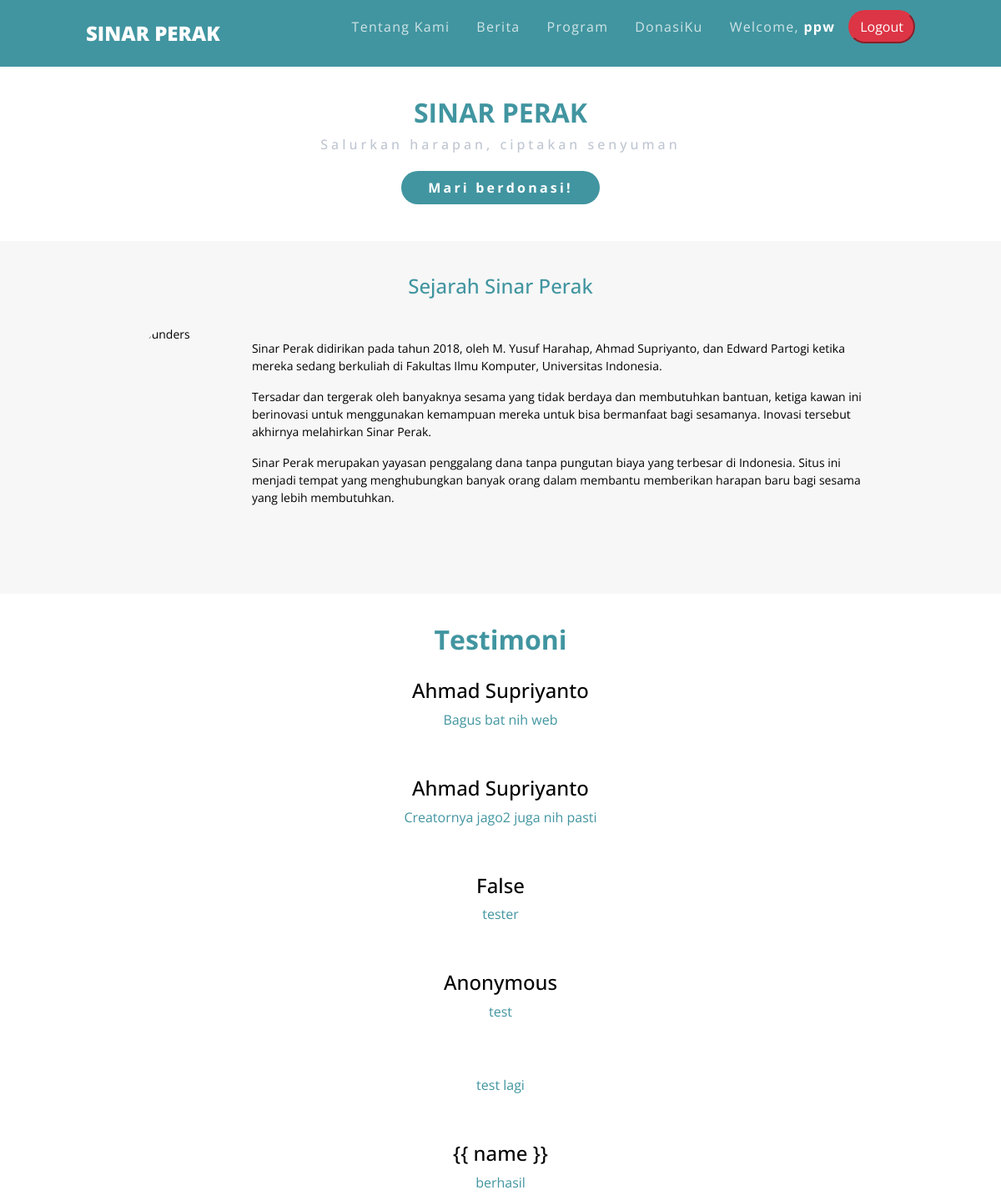
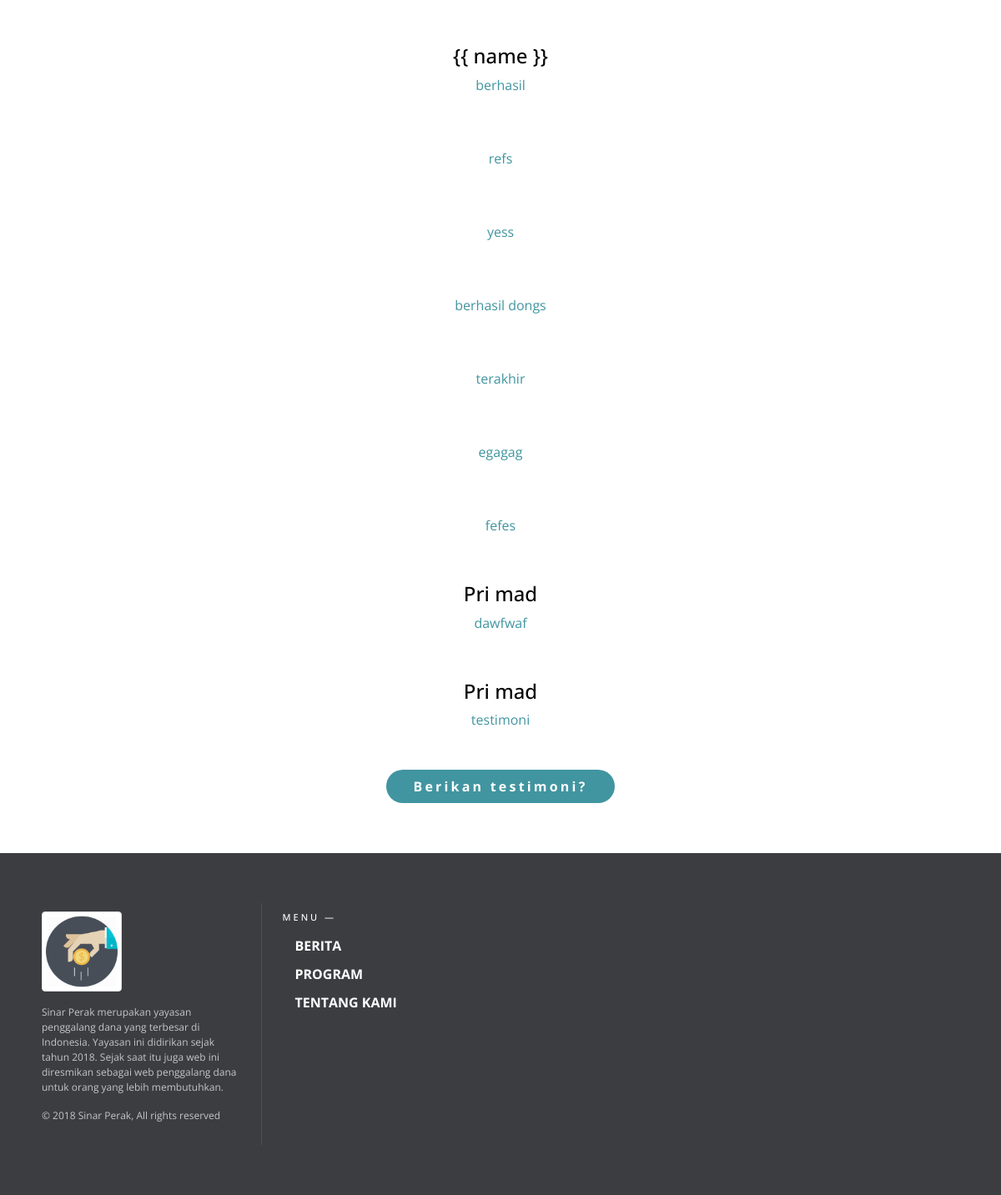
The page /about/ (signed in) on the database its author committed (2 pictures, top to bottom).
### AboutApp/models.py (models this page shows)
class testi_Model(models.Model):
    name = models.CharField(max_length=200)
    komenModel = models.TextField(max_length=1000)

### AboutApp/views.py (the view)
def aboutIndex(request):
    allTesti = testi_Model.objects.all()
    if request.user.is_authenticated:
        strNama = request.user.first_name + " " + request.user.last_name
        strNama = strNama.strip()
        request.session['name'] = strNama
        request.session['email'] = request.user.email
    if (request.method == "POST"):
        form = testi_form(request.POST)
    else:
        form = testi_form()
    if 'name' in request.session:
        form = testi_form(initial={'name':request.session['name']})
        response['nama'] = request.session['name']
    else:
        response['nama'] = ''
    return render(request, 'about.html', {'form':form, 'allTesti':allTesti, 'nama':response['nama']})

### AboutApp/templates/about.html (shortened to what this page needs)
{% load static %}
{% load staticfiles %}
<!DOCTYPE html>
<html>
<head>
	<link rel="stylesheet" href="{% static 'css/bootstrap.css' %}">
	<link rel="stylesheet" href="{% static 'css/style.css' %}">
</head>
<body>
    {% include 'navbar.html' %}
	<section id="title">
		<div class="container-fluid yusuf-max-width">
			<h2 align="center" style="padding-top:2rem;" align="center">SINAR PERAK</h2>
			<h6 align="center" style="color:#BFC6D1">Salurkan harapan, ciptakan senyuman</h6>
		</div>
		<div class="content">
			<div class="yusuf-container-konten text-center">
				<a class="btn btn-primary yusuf-isi-button border-0" href="/program/">
					<span class="yusuf-bold">Mari berdonasi!</span>
				</a>
            </div>
		</div>
	</section>
	<section class="about-history" id='history'>
	<div class="history-content">
		<h4 style="margin-bottom:2rem; text-align:center; color: #4195A0;">Sejarah Sinar Perak</h4>
		<div class="flex-content">
			<img class="rounded-img" src="https://www.youcaring.com/wp-content/themes/YC_homepage/assets/images/yc-founders.jpg" alt="Founders" />
			<div>
				<p>Sinar Perak didirikan pada tahun 2018, oleh M. Yusuf Harahap, Ahmad Supriyanto, dan Edward Partogi ketika mereka sedang berkuliah di Fakultas Ilmu Komputer, Universitas Indonesia.</p>
				<p>Tersadar dan tergerak oleh banyaknya sesama yang tidak berdaya dan membutuhkan bantuan, ketiga kawan ini berinovasi untuk menggunakan kemampuan mereka untuk bisa bermanfaat bagi sesamanya. Inovasi tersebut akhirnya melahirkan Sinar Perak.</p>
				<p>Sinar Perak merupakan yayasan penggalang dana tanpa pungutan biaya yang terbesar di Indonesia. Situs ini menjadi tempat yang menghubungkan banyak orang dalam membantu memberikan harapan baru bagi sesama yang lebih membutuhkan.</p>
			</div>
		</div>
	</div>
	</section>
	<section id="testimoni">
	<div>
		<div class="yusuf-max-width">
			<h2 class="text-center">Testimoni</h2>
			<section>
			{% if allTesti %}
			{% for testi in allTesti %}
			<div class="testimoni-content">
				<h4 class="text-center" style="color:black">{{ testi.name }}</h4>
				<div class="flex-content text-center">
					<div>
						<p>{{ testi.komenModel }}</p>
					</div>
				</div>
			</div>
			{% endfor %}
			{% endif %}
			</section>
			<section>
			<div class="yusuf-container-konten text-center">
				{% if user.is_authenticated %}
				<button type="button" class="btn btn-primary yusuf-isi-button border-0" id="ask-form">
				{% else %}
				<button type="button" class="btn btn-primary yusuf-isi-button border-0" id="ask-form-unlogged">
				{% endif %}
				<span class="yusuf-bold">Berikan testimoni?</span>
				</button>
			</div>
			</section>
		</div>
	</div>
	</section>
    {% include 'footer.html' %}
</body>
</html>

### templates/navbar.html (shortened to what this page needs)
<nav class="navbar navbar-expand-md navbar-dark">
  <div class="container-fluid yusuf-max-width">
    <a class="navbar-brand mr-auto" href="/">SINAR PERAK</a>
    <div class="collapse navbar-collapse" id="collapsibleNavbar">
      <ul class="navbar-nav ml-auto">
	  <li class="nav-item">
          <a class="nav-link" href="/about/">Tentang Kami</a>
        </li>
        <li class="nav-item">
          <a class="nav-link" href="/news/">Berita</a>
        </li>
        <li class="nav-item">
          <a class="nav-link" href="/program/">Program</a>
        </li>
        {% if user.is_authenticated %}
          <li class="nav-item">
            <a href="/donationList/" class="nav-link">
              DonasiKu
            </a>
          </li>
          <li class="nav-item">
            <p class="nav-link">Welcome, <span class="greet" style="color:white; font-weight: bold">{{ user }}</span></p>
          </li>
        {% endif %}
        {% block content %}
          {% if user.is_authenticated %}
            <li class="nav-item">
              <button type="button" class="btn btn-danger" onclick="location.href='{% url 'logoutapp' %}'">
                  Logout
              </button>
            </li>
          {% endif %}
        {% endblock %}
      </ul>
    </div>
  </div>
</nav>

### static/css/style.css (style rules this page uses)
html { scroll-behavior: smooth; }
body { font-family: 'Open Sans', sans-serif; margin:0; display:flex; flex-direction:column; }
h2 { color: #4195A0; font-weight: bold; }
.about-history { margin-top:2rem; margin-bottom: 2rem; color: black; background-color: #f7f7f7; font-size: 14px; }
.rounded-img { margin-right: 40px; height: 250px; width: 250px; border-radius: 50%; display: inline-block; }
.history-content { max-width: 980px; margin: 0 auto 2rem; padding: 40px; box-sizing: border-box; }
.testimoni-content { max-width: 780px; margin: 0 auto; padding: 20px 40px; box-sizing: border-box; }
.flex-content { display: flex; width: 100%; justify-content: space-evenly; align-items: center; margin: 0 auto; }

### rows shown on the page
testi_Model: name "Ahmad Supriyanto", komenModel "Bagus bat nih web"
testi_Model: name "Ahmad Supriyanto", komenModel "Creatornya jago2 juga nih pasti"
testi_Model: name "False", komenModel "tester"
testi_Model: name "Anonymous", komenModel "test"
testi_Model: komenModel "test lagi"
testi_Model: name "{{ name }}", komenModel "berhasil"
testi_Model: name "{{ name }}", komenModel "berhasil"
testi_Model: komenModel "refs"
testi_Model: komenModel "yess"
testi_Model: komenModel "berhasil dongs"
testi_Model: komenModel "terakhir"
testi_Model: komenModel "egagag"
testi_Model: komenModel "fefes"
testi_Model: name "Pri mad", komenModel "dawfwaf"
testi_Model: name "Pri mad", komenModel "testimoni"

### other values the page prints
{{ user }} "ppw"
